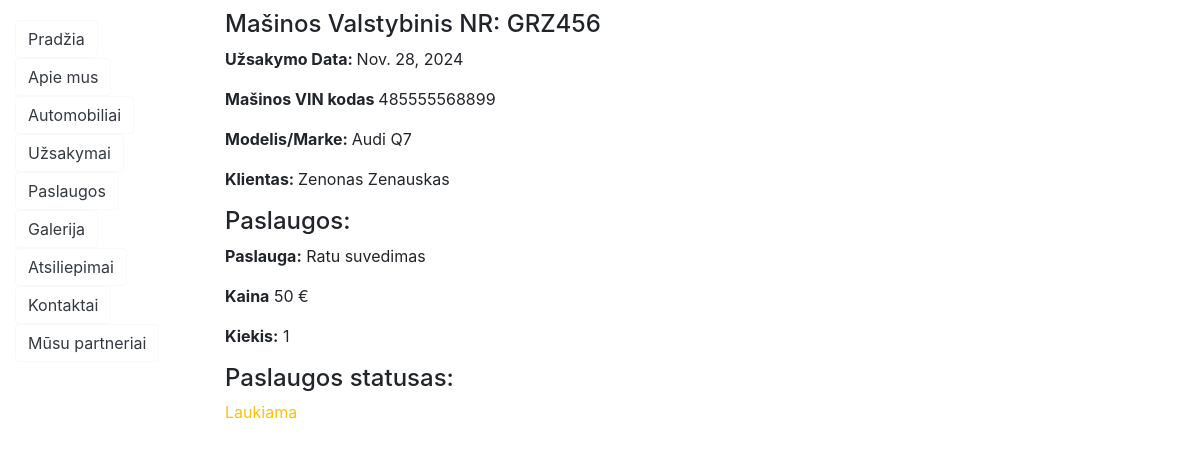
Page /servis/uzsakymai/2 on the committed database.
### servis/models.py (models this page shows, shortened)
class Uzsakymas(models.Model):
    Data = models.DateField("Data", null=False)
    Automobilis = models.ForeignKey("Automobilis", on_delete=models.CASCADE, null=False)
    UZS_STATUS = (
        ("v", "Vykdoma"),
        ("l", "Laukiama"),
        ("p", "Paruošta"),
        ("n", "Nukelta"),
    )
    status = models.CharField(
        max_length=1,
        choices=UZS_STATUS,
        blank=True,
        default="l",
        help_text="Statusas"
    )
    class Meta:
        ordering = ["Data"]
        verbose_name = "Užsakymas"
        verbose_name_plural = "Užsakymai"

class Automobilis(models.Model):
    Valstybinis_NR = models.CharField("Mašinos valstybinis numeris", max_length=10, null=False)
    VIN_kodas = models.CharField("Mašinos VIN numeris/kodas", max_length=25, null=False)
    Klientas = models.CharField("Kliento Vardas Pavardė", max_length=50, null=False)
    AutomobilioModelis = models.ForeignKey("AutomobilioModelis", on_delete=models.CASCADE, null=False)
    class Meta:
        verbose_name = "Automobilis"
        verbose_name_plural = "Automobiliai"

class AutomobilioModelis(models.Model):
    Marke = models.CharField("Markės pavadinimas", max_length=30, null=False)
    Modelis = models.CharField("Modelio pavadinimas", max_length=30, null=False)
    def __str__(self):
        return f"{self.Marke} {self.Modelis}"
    class Meta:
        verbose_name = "Automobilio modelis"
        verbose_name_plural = "Automobiliu modeliai"

class UzsakymoEilute(models.Model):
    Paslauga = models.ForeignKey("Paslauga", on_delete=models.CASCADE, null=False)
    Uzsakymas = models.ForeignKey("Uzsakymas", on_delete=models.CASCADE, null=False)
    Kiekis = models.IntegerField("Paslaugu kiekis", null=False)
    class Meta:
        verbose_name = "Užsakymų suvestinė"
        verbose_name_plural = "Užsakymų suvestinė"

class Paslauga(models.Model):
    Pavadinimas = models.TextField("Aprašymas", max_length=200, help_text='Trumpas paslaugos aprašymas')
    Kaina = models.IntegerField("Kaina", null=False, help_text="Ivedama kaina")
    class Meta:
        verbose_name = "Paslauga"
        verbose_name_plural = "Paslaugos"

### servis/views.py (the view)
# urls.py: path('uzsakymai/<int:pk>',views.UzsakymasDetailView.as_view(),name="uzsakymas")
class UzsakymasDetailView(generic.DetailView):
    model = Uzsakymas
    template_name = "uzsakymas_detail.html"

### servis/templates/uzsakymas_detail.html
{% extends "base.html" %}
{% block content %}
<div class="container uzsakymas_detail">
    <h4>Mašinos Valstybinis NR: {{ uzsakymas.Automobilis.Valstybinis_NR }}</h4>
    <p><strong>Užsakymo Data: </strong>{{ uzsakymas.Data }}</p>
    <p><strong>Mašinos VIN kodas </strong>{{ uzsakymas.Automobilis.VIN_kodas }}</p>
    <p><strong>Modelis/Marke: </strong>{{ uzsakymas.Automobilis.AutomobilioModelis }}</p>
    <p><strong>Klientas: </strong>{{ uzsakymas.Automobilis.Klientas }}</p>
    <h4>Paslaugos:</h4>
    {% for eilute in uzsakymas.uzsakymoeilute_set.all %}
    <p><strong>Paslauga:</strong> {{ eilute.Paslauga.Pavadinimas }} </p>
    <p><strong>Kaina</strong> {{ eilute.Paslauga.Kaina }} €</p>
    <p><strong>Kiekis:</strong> {{ eilute.Kiekis }}</p>
    <h4>Paslaugos statusas:</h4>
    <p class="{% if uzsakymas.status == 'p' %}text-success{% elif uzsakymas.status == 'n' %}text-danger{% else %}text-warning{% endif %}">
        {{ uzsakymas.get_status_display }}
    </p>
</div>
{% endfor %}
{% endblock %}

### rows in the picture
Uzsakymas: Automobilis.Valstybinis_NR "GRZ456", Data "Nov. 28, 2024", Automobilis.VIN_kodas "485555568899", Automobilis.AutomobilioModelis "Audi Q7", Automobilis.Klientas "Zenonas Zenauskas", status "Laukiama"
UzsakymoEilute: Paslauga.Pavadinimas "Ratu suvedimas", Paslauga.Kaina "50", Kiekis "1"
